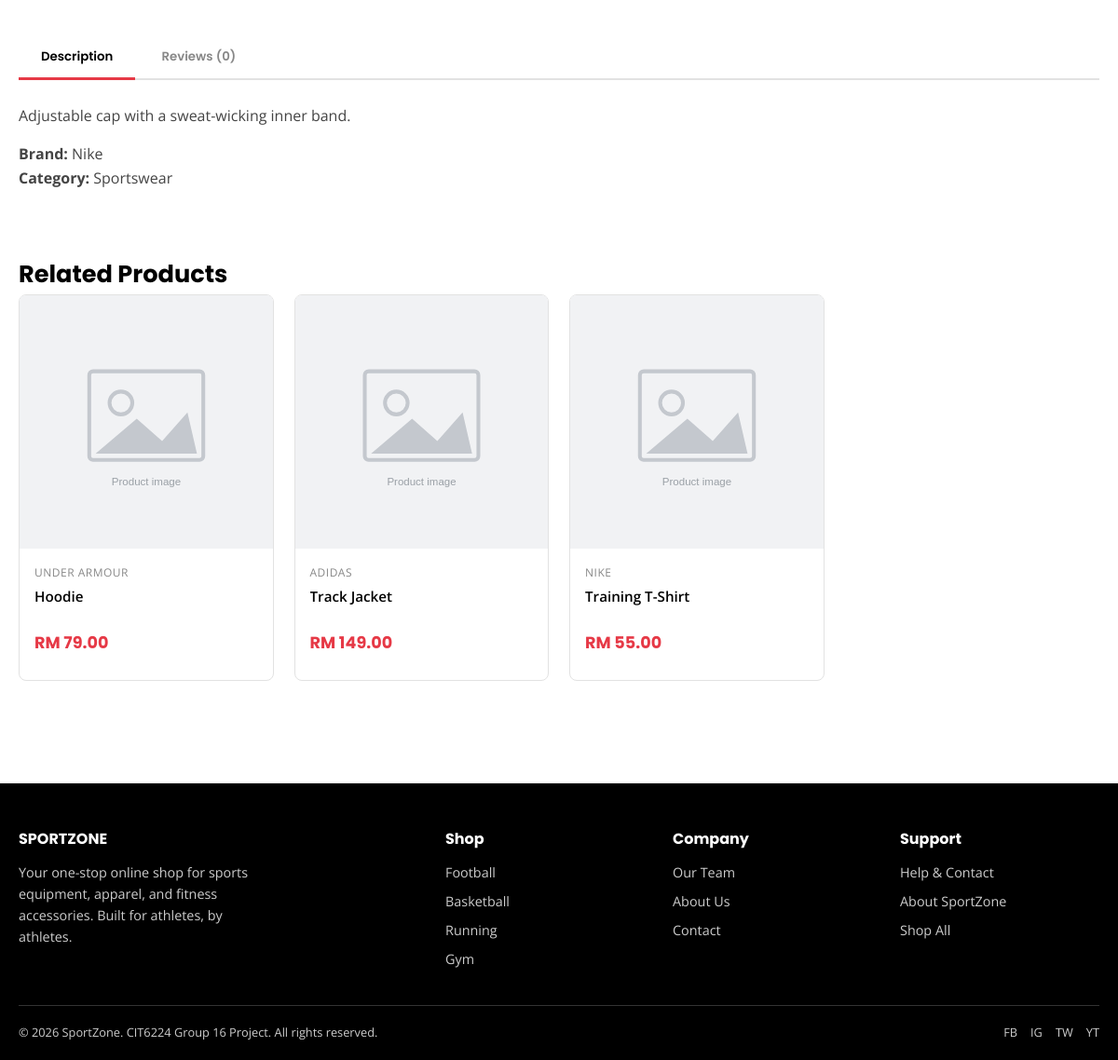
The app's page /product-details.php?id=20 (lower part), older data.
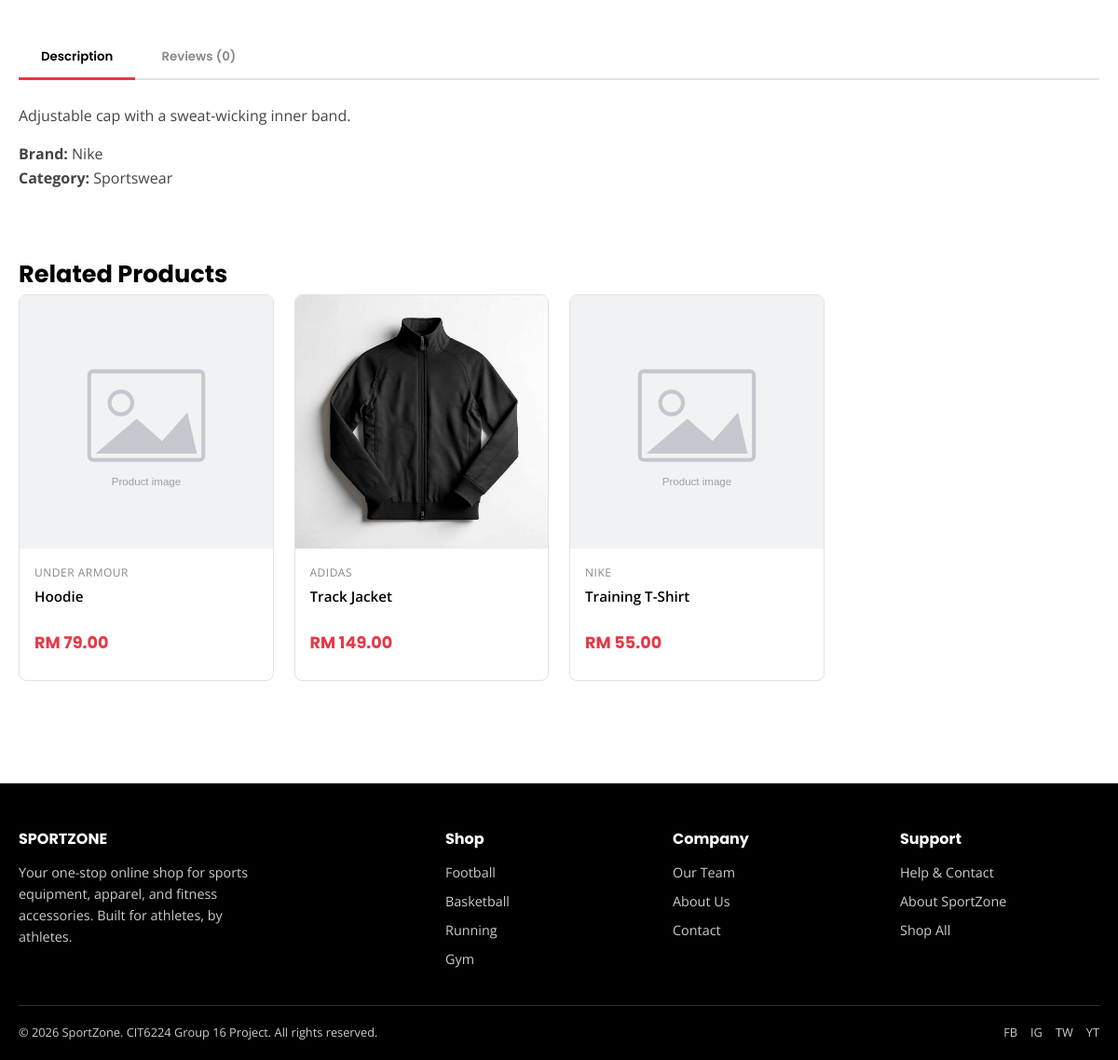
The same page, newer data.
### tables this page shows
CREATE TABLE products (
    product_id   INT AUTO_INCREMENT PRIMARY KEY,
    category_id  INT NOT NULL,
    name         VARCHAR(150) NOT NULL,
    description  TEXT,
    brand        VARCHAR(50)  DEFAULT NULL,
    price        DECIMAL(10,2) NOT NULL,
    stock        INT NOT NULL DEFAULT 0,
    sizes        VARCHAR(100) DEFAULT NULL,
    image        VARCHAR(255) DEFAULT NULL,
    created_at   TIMESTAMP DEFAULT CURRENT_TIMESTAMP,
    FOREIGN KEY (category_id) REFERENCES categories(category_id) ON DELETE CASCADE
);

### includes/functions.php (called while the page is built, shortened)
<?php
function sanitize($data) {
    return htmlspecialchars(trim($data), ENT_QUOTES, 'UTF-8');
}
function render_stars($rating) {
    $rating = round($rating);
    $html = '';
    for ($i = 1; $i <= 5; $i++) {
        $html .= $i <= $rating ? '★' : '☆';
    }
    return $html;
}
function money($amount) {
    return CURRENCY . ' ' . number_format((float) $amount, 2);
}
function product_image_url($image) {
    if (!empty($image) && file_exists(UPLOAD_PATH . $image)) {
        return UPLOAD_URL . rawurlencode($image);
    }
    return BASE_URL . 'assets/images/placeholder.svg';
}

### product-details.php (the view, shortened to what this page needs)
<?php
require_once 'includes/db_connect.php';
require_once 'includes/functions.php';
$id = (int) ($_GET['id'] ?? 0);
$stmt = $conn->prepare("SELECT p.*, c.name AS category_name, c.slug AS category_slug
                        FROM products p JOIN categories c ON p.category_id = c.category_id
                        WHERE p.product_id = ?");
$stmt->bind_param("i", $id);
$stmt->execute();
$product = $stmt->get_result()->fetch_assoc();
$rating = product_rating($conn, $id);
$relStmt = $conn->prepare("SELECT * FROM products WHERE category_id = ? AND product_id != ? ORDER BY RAND() LIMIT 4");
$relStmt->bind_param("ii", $product['category_id'], $id);
$relStmt->execute();
$related = $relStmt->get_result();
include 'includes/head.php';
?>
<section class="section">
    <div class="container">
        <div class="pd-tabs">
            <div class="tab-buttons">
                <button class="tab-btn active" data-tab="desc">Description</button>
                <button class="tab-btn" data-tab="reviews">Reviews (<?= $rating['count'] ?>)</button>
            </div>
            <div class="tab-content active" id="tab-desc">
                <p style="line-height:1.8; color:#444;"><?= nl2br(sanitize($product['description'])) ?></p>
                <ul style="margin-top:14px; color:#444;">
                    <li><strong>Brand:</strong> <?= sanitize($product['brand']) ?></li>
                    <li><strong>Category:</strong> <?= sanitize($product['category_name']) ?></li>
                </ul>
            </div>
        </div>
        <?php if ($related->num_rows > 0): ?>
            <h2 class="section-title" style="margin-top:50px;">Related Products</h2>
            <div class="product-grid">
                <?php while ($rp = $related->fetch_assoc()): ?>
                    <a href="product-details.php?id=<?= $rp['product_id'] ?>" class="product-card">
                        <div class="img-wrap">
                            <img src="<?= product_image_url($rp['image']) ?>" alt="<?= sanitize($rp['name']) ?>">
                        </div>
                        <div class="info">
                            <div class="brand"><?= sanitize($rp['brand']) ?></div>
                            <div class="name"><?= sanitize($rp['name']) ?></div>
                            <div class="price"><?= money($rp['price']) ?></div>
                        </div>
                    </a>
                <?php endwhile; ?>
            </div>
        <?php endif; ?>
    </div>
</section>
<?php include 'includes/footer.php'; ?>

Row changes from the older to the newer data that the page shows:
changed products "RM 149.00": image: picture added in place of a placeholder
